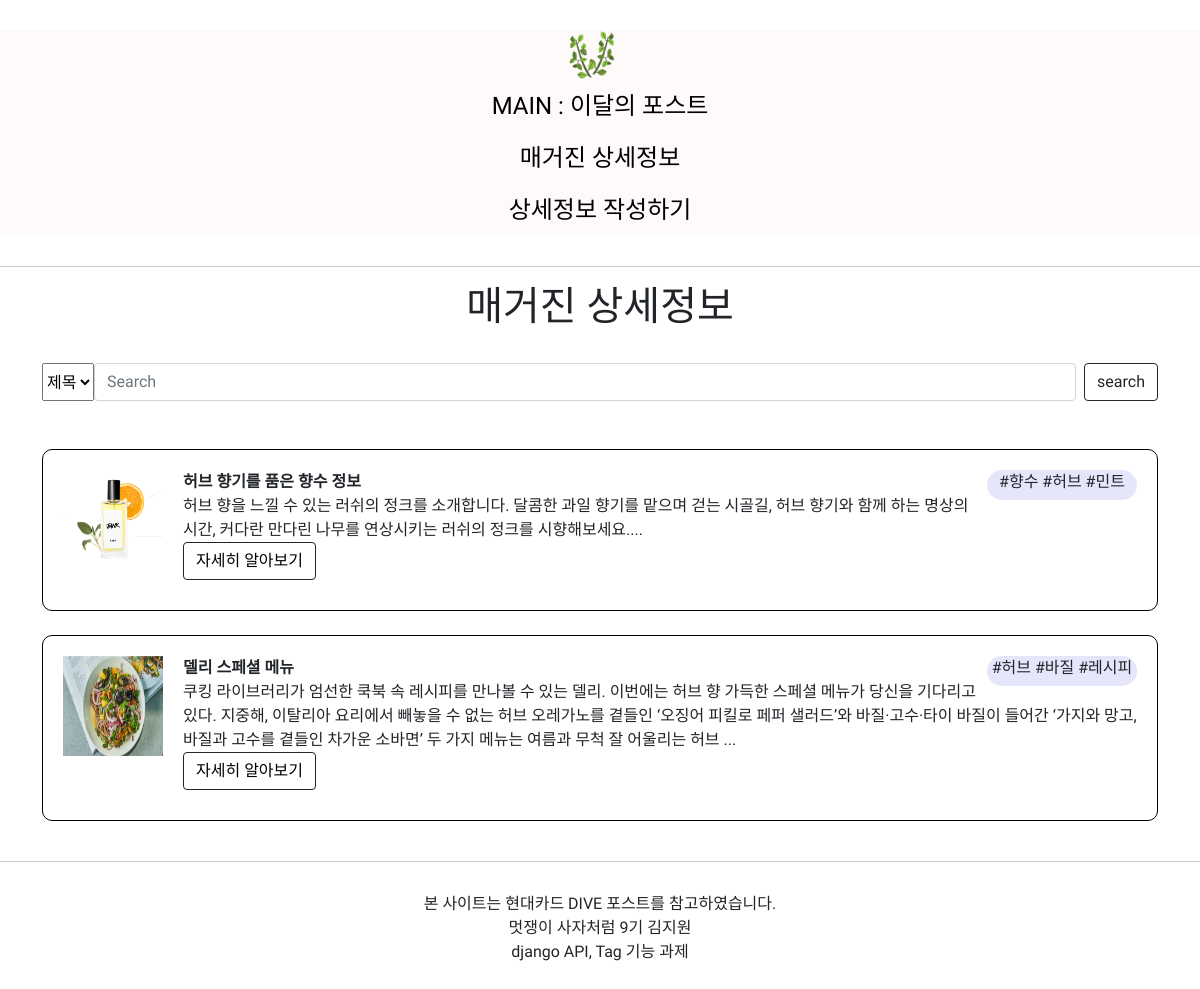
/blog/gallery/, run on the app's committed database.
### blog/models.py (models this page shows, shortened)
class Blog(models.Model):
    title = models.CharField(max_length=200)
    writer = models.CharField(max_length=100)
    pub_date = models.DateTimeField()
    body = models.TextField()
    image = models.ImageField(upload_to = "blog/", blank=True, null=True)
    tag = models.ManyToManyField('blog.Tag', verbose_name = "태그")
    def summary(self):
        return self.body[:200]

class Tag(models.Model):
    name = models.CharField(max_length=32, verbose_name="태그명")
    registered_date = models.DateTimeField(auto_now_add=True, verbose_name="등록시간")
    def __str__(self):
        return self.name
    class Meta:
        db_table = "community_tag"
        verbose_name = "태그"
        verbose_name_plural = "태그"

### blog/views.py (the view)
# urls.py: path('gallery/', gallery, name="gallery"),
def gallery(request):
    blogs = Blog.objects.all()
    return render(request, 'gallery.html', {'blogs':blogs})

### blog/templates/gallery.html (shortened to what this page needs)
{% extends 'base.html' %}
{% block content %}
{% load static %}
<div id="title">
    <h1>매거진 상세정보</h1>
</div>
<br>
<form class="d-flex" action="{% url 'search' %}" method="post">
    <select name="type">
        <option value="title">제목</option>
    </select>
    <input class="form-control me-2" type="search" aria-label="Search" placeholder="Search" name="keyword">
    <button class="btn btn-outline-dark" type="submit">search</button>
</form><br>
<br>
{% for blog in blogs %}
<div class="preview">
    {% if blog.image %}
    <img id="thumbnail" src="{{blog.image.url}}" alt="">
    {% endif %}
    <div class="hashtag">
        #{{blog.tag.all | join:" #"}}<br>
    </div>
    <span id="title">{{blog.title}}</span><br>
    {{blog.summary}}...<br>
  <button type="button" class="btn btn-outline-dark">
  <a id="buttontext" href="{%url 'detail' blog.id %}">자세히 알아보기</a>
 </button><br>
</div>
<br>
{% endfor %}
{% endblock %}

### tagpj/templates/base.html (shortened to what this page needs)
<!DOCTYPE html>
<html lang="en">
<link href="https://cdn.jsdelivr.net/npm/bootstrap@5.0.2/dist/css/bootstrap.min.css" rel="stylesheet">
</head>
<body>
{% load static %}
<div class="container-fluid">
    <a class="navbar-brand" href="{%url 'home'%}"><img class="logo" src="{% static 'thyme.png'%}"></a>
    <div class="collapse-navbar">
        <a class="nav-link" aria-current="page" href="{% url 'home' %}">MAIN : 이달의 포스트</a>
        <a class="nav-link" aria-current="page" href="{% url 'gallery' %}">매거진 상세정보</a>
        <a class="nav-link" aria-current="page" href="{%url 'new'%}">상세정보 작성하기</a>
    </div>
</div>
<hr>
<div class="container">
    {% block content %}
    {% endblock %}
</div>
</body>
<hr>
<p id="foot">본 사이트는 현대카드 DIVE 포스트를 참고하였습니다.<br>
    멋쟁이 사자처럼 9기 김지원<br>
    django API, Tag 기능 과제</p>
</html>

### tagpj/templates/base.html (style rules this page uses)
body { text-align:center; font-family: 'IBM Plex Sans KR', sans-serif; }
#buttontext { text-decoration:none; color: black; }
.container-fluid { background-color: snow; height: 50%; width: 100%; margin-top: 30px; margin-bottom: 30px; text-align: center; float: center; font-size:1.5em; }
.nav-link { text-decoration: none; color: black; }
.logo { width: 50px; height: 50px; }
#foot { margin: 30px; text-align: center; }

### blog/templates/gallery.html (style rules this page uses)
#thumbnail { width: 100px; height: 100px; float: left; margin-right: 20px; }
.hashtag { width: 150px; height: 30px; background-color:lavender; text-align: center; float:right; border-radius:20px; }
.preview { border: solid 1px black; padding: 10px; border-radius: 10px; text-align: left; padding: 20px; padding-bottom: 30px; }
#title { font-weight: bold; }

### data on the page
Blog: image (picture), tag.all "향수 #허브 #민트", title "허브 향기를 품은 향수 정보", summary "허브 향을 느낄 수 있는 러쉬의 정크를 소개합니다. 달콤한 과일 향기를 맡으며 걷는 시골길, 허브 향기와 함께 하는 명상의 시간, 커다란 만다린 나무를 연상시키는 러쉬의 정크를 시향해보세요."
Blog: image (picture), tag.all "허브 #바질 #레시피", title "델리 스페셜 메뉴", summary "쿠킹 라이브러리가 엄선한 쿡북 속 레시피를 만나볼 수 있는 델리. 이번에는 허브 향 가득한 스페셜 메뉴가 당신을 기다리고 있다. 지중해, 이탈리아 요리에서 빼놓을 수 없는 허브 오레가노를 곁들인 ‘오징어 피킬로 페퍼 샐러드’와 바질·고수·타이 바질이 들어간 ‘가지와 망고, 바질과 고수를 곁들인 차가운 소바면’ 두 가지 메뉴는 여름과 무척 잘 어울리는 허브"
